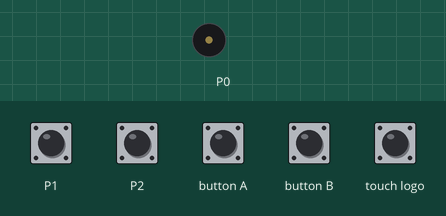
Bench run of a program on a simulated BBC micro:bit (MakeCode). Parts: buzzer (waves = sounding). The test bench sets the inputs (shaded band).

Above: at 1.2 s.
1.3 s: button A pressed for 0.15 s
At 4.2 s:
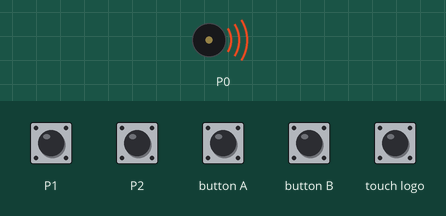
4.3 s: button B pressed for 0.15 s
Timing chart, 0 to 13.4 s (numbered marks = the images above; inputs shaded):
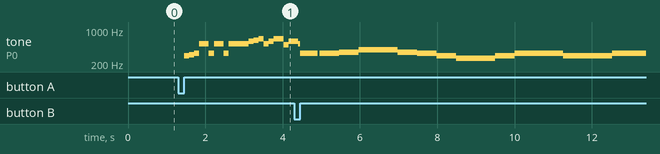

Measured:
- after the input at 1.3 s, tone on P0: plays 294 Hz for 0.13 s, 311 Hz for 0.13 s, 330 Hz for 0.13 s, 523 Hz for 0.26 s, 330 Hz for 0.13 s, 523 Hz for 0.26 s … (16 notes in this stretch), starting after 0.15 s

The program:

main.ts
```typescript
input.onButtonPressed(Button.A, function () {
    music._playDefaultBackground(music.builtInPlayableMelody(Melodies.Entertainer), music.PlaybackMode.InBackground)
})
input.onLogoEvent(TouchButtonEvent.Pressed, function () {
    music.play(music.builtinPlayableSoundEffect(soundExpression.giggle), music.PlaybackMode.UntilDone)
})
input.onPinPressed(TouchPin.P2, function () {
    if (sound <= 65) {
        sound = 260
    }
    sound = sound - 35
    music.play(music.tonePlayable(sound, music.beat(BeatFraction.Eighth)), music.PlaybackMode.UntilDone)
})
input.onButtonPressed(Button.B, function () {
    music._playDefaultBackground(music.builtInPlayableMelody(Melodies.Ode), music.PlaybackMode.InBackground)
})
input.onPinPressed(TouchPin.P1, function () {
    if (sound >= 2093) {
        sound = 260
    }
    sound = sound + 110
    music.play(music.tonePlayable(sound, music.beat(BeatFraction.Eighth)), music.PlaybackMode.UntilDone)
})
let sound = 0
sound = 260
```

test.ts
```typescript
// tu są testy; nie będzie to kompilowane, gdy ten pakiet będzie używany jako rozszerzenie.
```
